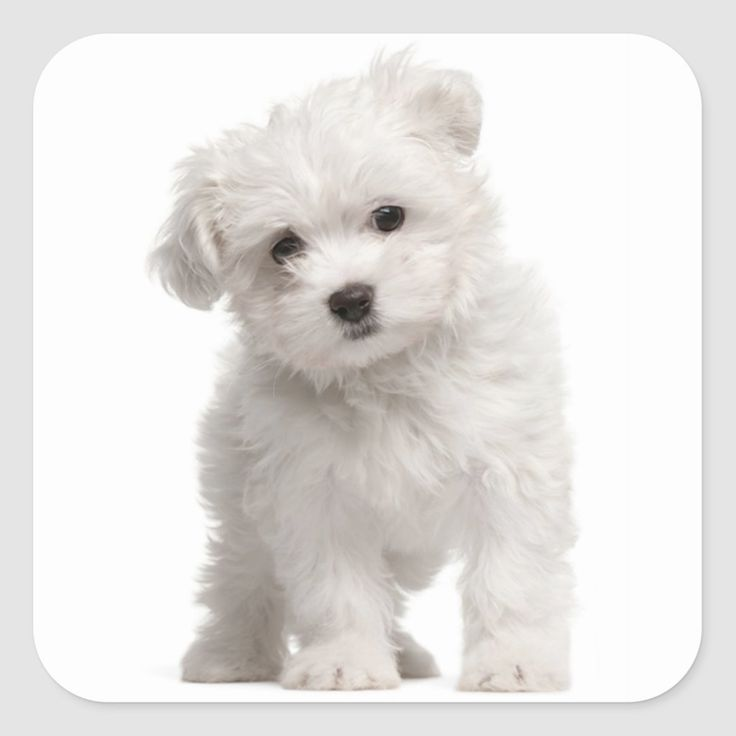
#> input picture images/maltes.jpg, 736 x 736 px, found by its file name
$ python maltese_matplotlibpy.py
#> lines starting #> are read from the running program, lines starting #| are printed output that depends on the picture
# -*- coding: utf-8 -*-
"""
Created on Thu Oct 20 12:01:45 2022

@author: bernardogoltz
"""

from PIL import Image
from pylab import *


path = 'C:/Users/angel/OneDrive/Documentos/computer-vision/Computer-Vision/images/maltes.jpg'
maltese = Image.open(path)
#> maltese is the input picture: PIL image 736x736 RGB; mean R, G, B 229.8, 227.5, 225.5


out = maltese.resize((128,128))
out.rotate(45)
out.show()

im = array(Image.open('C:/Users/angel/OneDrive/Documentos/computer-vision/Computer-Vision/images/maltes.jpg'))
figure()
title("Megan??")
gray()
imshow(im)

x = [200,200,400,400]
y = [200,500,200,500]
plot(x,'r*')
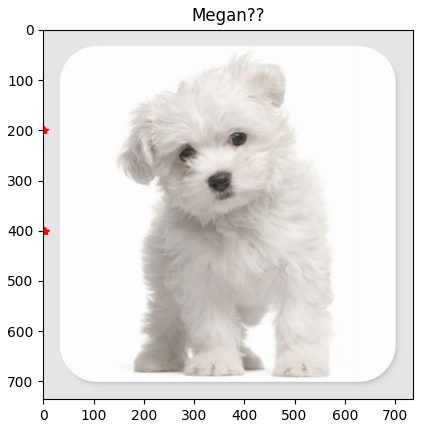
#> figure drawn by matplotlib, 1 panel
